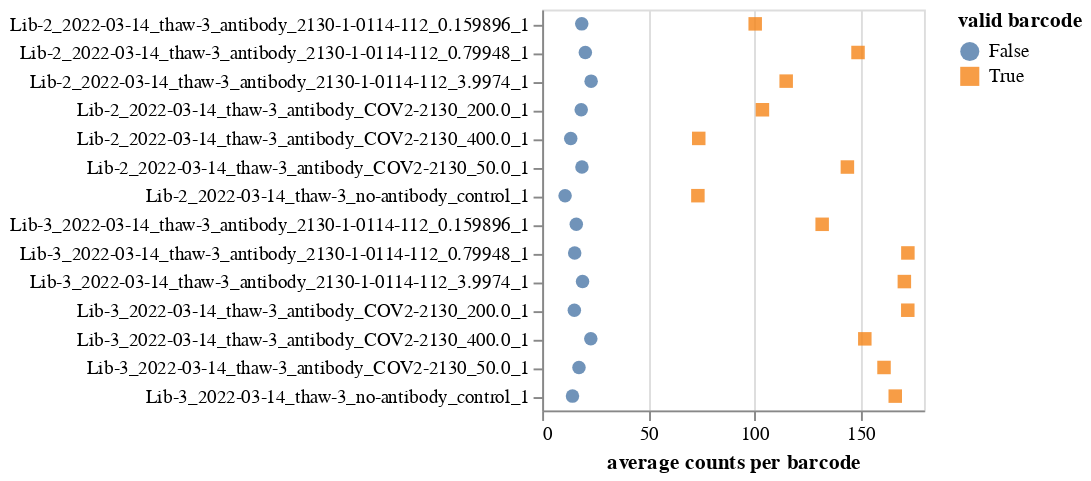

This figure's notebook cell:
### Markdown cell above
Plot the average counts per barcode for both valid and invalid ones.
The plot below is interactive: you can use the drop downs at bottom to select specific subsets, mouseover points for details, and click the legend to show only valid or invalid counts:

### Code cell
validities = avg_counts["valid"].unique()
valid_selection = alt.selection_multi(
    fields=["valid"],
    bind="legend",
)

avg_counts_chart = (
    alt.Chart(avg_counts)
    .encode(
        x=alt.X("mean_counts", title="average counts per barcode"),
        y=alt.Y("library_sample", title=None),
        color=alt.Color(
            "valid", title="valid barcode", scale=alt.Scale(domain=validities)
        ),
        shape=alt.Shape("valid", scale=alt.Scale(domain=validities)),
        opacity=alt.condition(valid_selection, alt.value(0.8), alt.value(0)),
        tooltip=[
            alt.Tooltip(c, format=".3g") if c in {"mean_counts", "n_barcodes"} else c
            for c in avg_counts.columns
            if c != "library_sample"
        ],
    )
    .mark_point(filled=True, size=50)
    .properties(width=200, height=alt.Step(15))
    .configure_axis(labelLimit=500)
    .add_params(*selections, valid_selection)
)
for selection in selections:
    avg_counts_chart = avg_counts_chart.transform_filter(selection)

avg_counts_chart

### Figure 1 — Vega-Lite specification as saved in the notebook (floating-point values rounded to 4 significant figures)
{"config": {"view": {"continuousWidth": 300, "continuousHeight": 300}, "axis": {"labelLimit": 500}}, "data": {"name": "data-042e3c15cb2bbde4e241e04cb7ea7c5d"}, "mark": {"type": "point", "filled": true, "size": 50}, "encoding": {"color": {"field": "valid", "scale": {"domain": ["False", "True"]}, "title": "valid barcode", "type": "nominal"}, "opacity": {"condition": {"value": 0.8, "param": "param_7"}, "value": 0}, "shape": {"field": "valid", "scale": {"domain": ["False", "True"]}, "type": "nominal"}, "tooltip": [{"field": "library", "type": "nominal"}, {"field": "sample", "type": "nominal"}, {"field": "valid", "type": "nominal"}, {"field": "mean_counts", "format": ".3g", "type": "quantitative"}, {"field": "n_barcodes", "format": ".3g", "type": "quantitative"}, {"field": "date", "type": "nominal"}, {"field": "virus_batch", "type": "nominal"}, {"field": "sample_type", "type": "nominal"}, {"field": "antibody", "type": "nominal"}, {"field": "antibody_concentration", "type": "quantitative"}, {"field": "replicate", "type": "quantitative"}, {"field": "exclude_after_counts", "type": "nominal"}], "x": {"field": "mean_counts", "title": "average counts per barcode", "type": "quantitative"}, "y": {"field": "library_sample", "title": null, "type": "nominal"}}, "height": {"step": 15}, "params": [{"name": "param_1", "select": {"type": "point", "fields": ["exclude_after_counts"]}, "bind": {"input": "select", "options": [null, "no"], "labels": ["all", "no"], "name": "exclude_after_counts"}}, {"name": "param_2", "select": {"type": "point", "fields": ["antibody"]}, "bind": {"input": "select", "options": [null, "COV2-2130", "2130-1-0114-112"], "labels": ["all", "COV2-2130", "2130-1-0114-112"], "name": "antibody"}}, {"name": "param_3", "select": {"type": "point", "fields": ["virus_batch"]}, "bind": {"input": "select", "options": [null, "thaw-3"], "labels": ["all", "thaw-3"], "name": "virus_batch"}}, {"name": "param_4", "select": {"type": "point", "fields": ["sample_type"]}, "bind": {"input": "select", "options": [null, "no-antibody_control", "antibody"], "labels": ["all", "no-antibody_control", "antibody"], "name": "sample_type"}}, {"name": "param_5", "select": {"type": "point", "fields": ["date"]}, "bind": {"input": "select", "options": [null, "2022-03-14"], "labels": ["all", "2022-03-14"], "name": "date"}}, {"name": "param_6", "select": {"type": "point", "fields": ["library"]}, "bind": {"input": "select", "options": [null, "Lib-2", "Lib-3"], "labels": ["all", "Lib-2", "Lib-3"], "name": "library"}}, {"name": "param_7", "select": {"type": "point", "fields": ["valid"]}, "bind": "legend"}], "transform": [{"filter": {"param": "param_1"}}, {"filter": {"param": "param_2"}}, {"filter": {"param": "param_3"}}, {"filter": {"param": "param_4"}}, {"filter": {"param": "param_5"}}, {"filter": {"param": "param_6"}}], "width": 200, "$schema": "https://vega.github.io/schema/vega-lite/v5.2.0.json", "datasets": {"data-042e3c15cb2bbde4e241e04cb7ea7c5d": [{"library": "Lib-2", "sample": "2022-03-14_thaw-3_antibody_2130-1-0114-112_0.159896_1", "valid": "False", "mean_counts": 18.66, "n_barcodes": 116690, "date": "2022-03-14", "virus_batch": "thaw-3", "sample_type": "antibody", "antibody": "2130-1-0114-112", "antibody_concentration": 0.1599, "replicate": 1, "exclude_after_counts": "no", "library_sample": "Lib-2_2022-03-14_thaw-3_antibody_2130-1-0114-112_0.159896_1"}, {"library": "Lib-2", "sample": "2022-03-14_thaw-3_antibody_2130-1-0114-112_0.159896_1", "valid": "True", "mean_counts": 100.4, "n_barcodes": 140651, "date": "2022-03-14", "virus_batch": "thaw-3", "sample_type": "antibody", "antibody": "2130-1-0114-112", "antibody_concentration": 0.1599, "replicate": 1, "exclude_after_counts": "no", "library_sample": "Lib-2_2022-03-14_thaw-3_antibody_2130-1-0114-112_0.159896_1"}, {"library": "Lib-2", "sample": "2022-03-14_thaw-3_antibody_2130-1-0114-112_0.79948_1", "valid": "False", "mean_counts": 20.36, "n_barcodes": 128901, "date": "2022-03-14", "virus_batch": "thaw-3", "sample_type": "antibody", "antibody": "2130-1-0114-112", "antibody_concentration": 0.7995, "replicate": 1, "exclude_after_counts": "no", "library_sample": "Lib-2_2022-03-14_thaw-3_antibody_2130-1-0114-112_0.79948_1"}, {"library": "Lib-2", "sample": "2022-03-14_thaw-3_antibody_2130-1-0114-112_0.79948_1", "valid": "True", "mean_counts": 148.9, "n_barcodes": 140651, "date": "2022-03-14", "virus_batch": "thaw-3", "sample_type": "antibody", "antibody": "2130-1-0114-112", "antibody_concentration": 0.7995, "replicate": 1, "exclude_after_counts": "no", "library_sample": "Lib-2_2022-03-14_thaw-3_antibody_2130-1-0114-112_0.79948_1"}, {"library": "Lib-2", "sample": "2022-03-14_thaw-3_antibody_2130-1-0114-112_3.9974_1", "valid": "False", "mean_counts": 23.08, "n_barcodes": 118745, "date": "2022-03-14", "virus_batch": "thaw-3", "sample_type": "antibody", "antibody": "2130-1-0114-112", "antibody_concentration": 3.997, "replicate": 1, "exclude_after_counts": "no", "library_sample": "Lib-2_2022-03-14_thaw-3_antibody_2130-1-0114-112_3.9974_1"}, {"library": "Lib-2", "sample": "2022-03-14_thaw-3_antibody_2130-1-0114-112_3.9974_1", "valid": "True", "mean_counts": 115.0, "n_barcodes": 140651, "date": "2022-03-14", "virus_batch": "thaw-3", "sample_type": "antibody", "antibody": "2130-1-0114-112", "antibody_concentration": 3.997, "replicate": 1, "exclude_after_counts": "no", "library_sample": "Lib-2_2022-03-14_thaw-3_antibody_2130-1-0114-112_3.9974_1"}, {"library": "Lib-2", "sample": "2022-03-14_thaw-3_antibody_COV2-2130_200.0_1", "valid": "False", "mean_counts": 18.41, "n_barcodes": 120643, "date": "2022-03-14", "virus_batch": "thaw-3", "sample_type": "antibody", "antibody": "COV2-2130", "antibody_concentration": 200.0, "replicate": 1, "exclude_after_counts": "no", "library_sample": "Lib-2_2022-03-14_thaw-3_antibody_COV2-2130_200.0_1"}, {"library": "Lib-2", "sample": "2022-03-14_thaw-3_antibody_COV2-2130_200.0_1", "valid": "True", "mean_counts": 103.8, "n_barcodes": 140651, "date": "2022-03-14", "virus_batch": "thaw-3", "sample_type": "antibody", "antibody": "COV2-2130", "antibody_concentration": 200.0, "replicate": 1, "exclude_after_counts": "no", "library_sample": "Lib-2_2022-03-14_thaw-3_antibody_COV2-2130_200.0_1"}, {"library": "Lib-2", "sample": "2022-03-14_thaw-3_antibody_COV2-2130_400.0_1", "valid": "False", "mean_counts": 13.48, "n_barcodes": 120115, "date": "2022-03-14", "virus_batch": "thaw-3", "sample_type": "antibody", "antibody": "COV2-2130", "antibody_concentration": 400.0, "replicate": 1, "exclude_after_counts": "no", "library_sample": "Lib-2_2022-03-14_thaw-3_antibody_COV2-2130_400.0_1"}, {"library": "Lib-2", "sample": "2022-03-14_thaw-3_antibody_COV2-2130_400.0_1", "valid": "True", "mean_counts": 73.82, "n_barcodes": 140651, "date": "2022-03-14", "virus_batch": "thaw-3", "sample_type": "antibody", "antibody": "COV2-2130", "antibody_concentration": 400.0, "replicate": 1, "exclude_after_counts": "no", "library_sample": "Lib-2_2022-03-14_thaw-3_antibody_COV2-2130_400.0_1"}, {"library": "Lib-2", "sample": "2022-03-14_thaw-3_antibody_COV2-2130_50.0_1", "valid": "False", "mean_counts": 18.76, "n_barcodes": 184590, "date": "2022-03-14", "virus_batch": "thaw-3", "sample_type": "antibody", "antibody": "COV2-2130", "antibody_concentration": 50.0, "replicate": 1, "exclude_after_counts": "no", "library_sample": "Lib-2_2022-03-14_thaw-3_antibody_COV2-2130_50.0_1"}, {"library": "Lib-2", "sample": "2022-03-14_thaw-3_antibody_COV2-2130_50.0_1", "valid": "True", "mean_counts": 143.9, "n_barcodes": 140651, "date": "2022-03-14", "virus_batch": "thaw-3", "sample_type": "antibody", "antibody": "COV2-2130", "antibody_concentration": 50.0, "replicate": 1, "exclude_after_counts": "no", "library_sample": "Lib-2_2022-03-14_thaw-3_antibody_COV2-2130_50.0_1"}, {"library": "Lib-2", "sample": "2022-03-14_thaw-3_no-antibody_control_1", "valid": "False", "mean_counts": 10.81, "n_barcodes": 229827, "date": "2022-03-14", "virus_batch": "thaw-3", "sample_type": "no-antibody_control", "antibody": null, "antibody_concentration": null, "replicate": 1, "exclude_after_counts": "no", "library_sample": "Lib-2_2022-03-14_thaw-3_no-antibody_control_1"}, {"library": "Lib-2", "sample": "2022-03-14_thaw-3_no-antibody_control_1", "valid": "True", "mean_counts": 73.42, "n_barcodes": 140651, "date": "2022-03-14", "virus_batch": "thaw-3", "sample_type": "no-antibody_control", "antibody": null, "antibody_concentration": null, "replicate": 1, "exclude_after_counts": "no", "library_sample": "Lib-2_2022-03-14_thaw-3_no-antibody_control_1"}, {"library": "Lib-3", "sample": "2022-03-14_thaw-3_antibody_2130-1-0114-112_0.159896_1", "valid": "False", "mean_counts": 16.1, "n_barcodes": 148425, "date": "2022-03-14", "virus_batch": "thaw-3", "sample_type": "antibody", "antibody": "2130-1-0114-112", "antibody_concentration": 0.1599, "replicate": 1, "exclude_after_counts": "no", "library_sample": "Lib-3_2022-03-14_thaw-3_antibody_2130-1-0114-112_0.159896_1"}, {"library": "Lib-3", "sample": "2022-03-14_thaw-3_antibody_2130-1-0114-112_0.159896_1", "valid": "True", "mean_counts": 132.0, "n_barcodes": 125135, "date": "2022-03-14", "virus_batch": "thaw-3", "sample_type": "antibody", "antibody": "2130-1-0114-112", "antibody_concentration": 0.1599, "replicate": 1, "exclude_after_counts": "no", "library_sample": "Lib-3_2022-03-14_thaw-3_antibody_2130-1-0114-112_0.159896_1"}, {"library": "Lib-3", "sample": "2022-03-14_thaw-3_antibody_2130-1-0114-112_0.79948_1", "valid": "False", "mean_counts": 15.34, "n_barcodes": 130246, "date": "2022-03-14", "virus_batch": "thaw-3", "sample_type": "antibody", "antibody": "2130-1-0114-112", "antibody_concentration": 0.7995, "replicate": 1, "exclude_after_counts": "no", "library_sample": "Lib-3_2022-03-14_thaw-3_antibody_2130-1-0114-112_0.79948_1"}, {"library": "Lib-3", "sample": "2022-03-14_thaw-3_antibody_2130-1-0114-112_0.79948_1", "valid": "True", "mean_counts": 172.4, "n_barcodes": 125135, "date": "2022-03-14", "virus_batch": "thaw-3", "sample_type": "antibody", "antibody": "2130-1-0114-112", "antibody_concentration": 0.7995, "replicate": 1, "exclude_after_counts": "no", "library_sample": "Lib-3_2022-03-14_thaw-3_antibody_2130-1-0114-112_0.79948_1"}, {"library": "Lib-3", "sample": "2022-03-14_thaw-3_antibody_2130-1-0114-112_3.9974_1", "valid": "False", "mean_counts": 19.04, "n_barcodes": 135107, "date": "2022-03-14", "virus_batch": "thaw-3", "sample_type": "antibody", "antibody": "2130-1-0114-112", "antibody_concentration": 3.997, "replicate": 1, "exclude_after_counts": "no", "library_sample": "Lib-3_2022-03-14_thaw-3_antibody_2130-1-0114-112_3.9974_1"}, {"library": "Lib-3", "sample": "2022-03-14_thaw-3_antibody_2130-1-0114-112_3.9974_1", "valid": "True", "mean_counts": 170.8, "n_barcodes": 125135, "date": "2022-03-14", "virus_batch": "thaw-3", "sample_type": "antibody", "antibody": "2130-1-0114-112", "antibody_concentration": 3.997, "replicate": 1, "exclude_after_counts": "no", "library_sample": "Lib-3_2022-03-14_thaw-3_antibody_2130-1-0114-112_3.9974_1"}, {"library": "Lib-3", "sample": "2022-03-14_thaw-3_antibody_COV2-2130_200.0_1", "valid": "False", "mean_counts": 15.18, "n_barcodes": 146494, "date": "2022-03-14", "virus_batch": "thaw-3", "sample_type": "antibody", "antibody": "COV2-2130", "antibody_concentration": 200.0, "replicate": 1, "exclude_after_counts": "no", "library_sample": "Lib-3_2022-03-14_thaw-3_antibody_COV2-2130_200.0_1"}, {"library": "Lib-3", "sample": "2022-03-14_thaw-3_antibody_COV2-2130_200.0_1", "valid": "True", "mean_counts": 172.4, "n_barcodes": 125135, "date": "2022-03-14", "virus_batch": "thaw-3", "sample_type": "antibody", "antibody": "COV2-2130", "antibody_concentration": 200.0, "replicate": 1, "exclude_after_counts": "no", "library_sample": "Lib-3_2022-03-14_thaw-3_antibody_COV2-2130_200.0_1"}, {"library": "Lib-3", "sample": "2022-03-14_thaw-3_antibody_COV2-2130_400.0_1", "valid": "False", "mean_counts": 22.93, "n_barcodes": 139485, "date": "2022-03-14", "virus_batch": "thaw-3", "sample_type": "antibody", "antibody": "COV2-2130", "antibody_concentration": 400.0, "replicate": 1, "exclude_after_counts": "no", "library_sample": "Lib-3_2022-03-14_thaw-3_antibody_COV2-2130_400.0_1"}, {"library": "Lib-3", "sample": "2022-03-14_thaw-3_antibody_COV2-2130_400.0_1", "valid": "True", "mean_counts": 152.1, "n_barcodes": 125135, "date": "2022-03-14", "virus_batch": "thaw-3", "sample_type": "antibody", "antibody": "COV2-2130", "antibody_concentration": 400.0, "replicate": 1, "exclude_after_counts": "no", "library_sample": "Lib-3_2022-03-14_thaw-3_antibody_COV2-2130_400.0_1"}, {"library": "Lib-3", "sample": "2022-03-14_thaw-3_antibody_COV2-2130_50.0_1", "valid": "False", "mean_counts": 17.35, "n_barcodes": 161568, "date": "2022-03-14", "virus_batch": "thaw-3", "sample_type": "antibody", "antibody": "COV2-2130", "antibody_concentration": 50.0, "replicate": 1, "exclude_after_counts": "no", "library_sample": "Lib-3_2022-03-14_thaw-3_antibody_COV2-2130_50.0_1"}, {"library": "Lib-3", "sample": "2022-03-14_thaw-3_antibody_COV2-2130_50.0_1", "valid": "True", "mean_counts": 161.2, "n_barcodes": 125135, "date": "2022-03-14", "virus_batch": "thaw-3", "sample_type": "antibody", "antibody": "COV2-2130", "antibody_concentration": 50.0, "replicate": 1, "exclude_after_counts": "no", "library_sample": "Lib-3_2022-03-14_thaw-3_antibody_COV2-2130_50.0_1"}, {"library": "Lib-3", "sample": "2022-03-14_thaw-3_no-antibody_control_1", "valid": "False", "mean_counts": 14.3, "n_barcodes": 256827, "date": "2022-03-14", "virus_batch": "thaw-3", "sample_type": "no-antibody_control", "antibody": null, "antibody_concentration": null, "replicate": 1, "exclude_after_counts": "no", "library_sample": "Lib-3_2022-03-14_thaw-3_no-antibody_control_1"}, {"library": "Lib-3", "sample": "2022-03-14_thaw-3_no-antibody_control_1", "valid": "True", "mean_counts": 166.5, "n_barcodes": 125135, "date": "2022-03-14", "virus_batch": "thaw-3", "sample_type": "no-antibody_control", "antibody": null, "antibody_concentration": null, "replicate": 1, "exclude_after_counts": "no", "library_sample": "Lib-3_2022-03-14_thaw-3_no-antibody_control_1"}]}}
